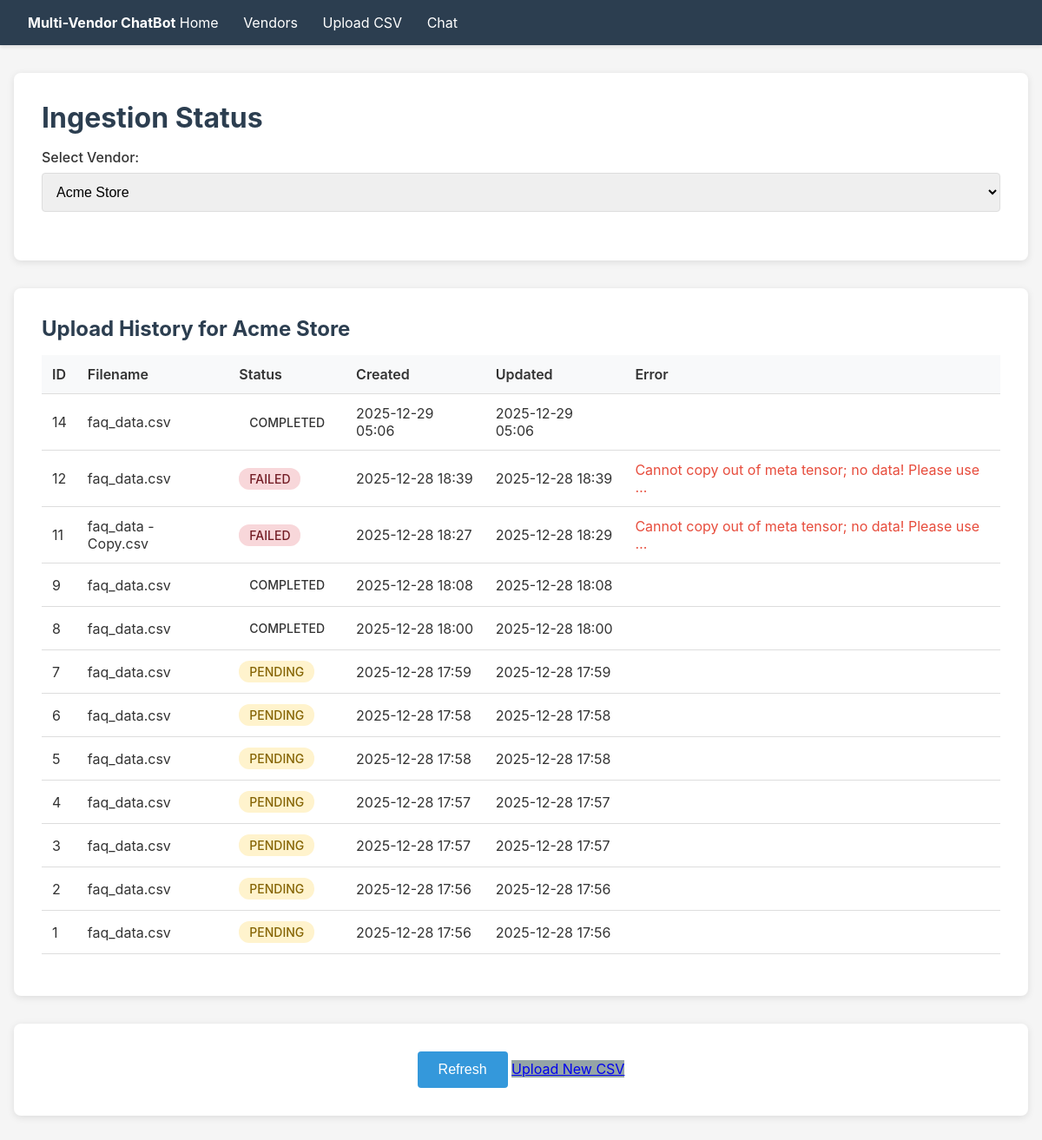
/ingestion/?vendor_id=1, run on the app's committed database.
### django_backend/vendor_faqs/models.py (models this page shows, shortened)
class Vendor(models.Model):
    name = models.CharField(max_length=200)
    slug = models.SlugField(max_length=200, unique=True)

class VendorCSVUpload(models.Model):
    STATUS_PENDING = 'pending'
    STATUS_PROCESSING = 'processing'
    STATUS_COMPLETED = 'completed'
    STATUS_FAILED = 'failed'
    STATUS_CHOICES = [
        (STATUS_PENDING, 'Pending'),
        (STATUS_PROCESSING, 'Processing'),
        (STATUS_COMPLETED, 'Completed'),
        (STATUS_FAILED, 'Failed'),
    ]
    vendor = models.ForeignKey(Vendor, on_delete=models.CASCADE, related_name='uploads')
    file = models.FileField(upload_to='vendor_uploads/%Y/%m/')
    filename = models.CharField(max_length=512, blank=True)
    status = models.CharField(max_length=32, choices=STATUS_CHOICES, default=STATUS_PENDING)
    created_at = models.DateTimeField(auto_now_add=True)
    updated_at = models.DateTimeField(auto_now=True)
    error_message = models.TextField(blank=True)

### django_backend/vendor_faqs/views.py (the view)
# urls.py: path('ingestion/', views.ingestion_status_view, name='ingestion_status_view'),
def ingestion_status_view(request):
    selected_vendor_id = request.GET.get('vendor_id')
    vendors = Vendor.objects.all()
    uploads = []
    selected_vendor = None
    if selected_vendor_id:
        selected_vendor = get_object_or_404(Vendor, pk=selected_vendor_id)
        uploads = selected_vendor.uploads.order_by('-created_at')
    return render(request, 'ingestion_status.html', {
        'vendors': vendors,
        'selected_vendor_id': int(selected_vendor_id) if selected_vendor_id else None,
        'selected_vendor': selected_vendor,
        'uploads': uploads,
    })

### django_backend/vendor_faqs/templates/ingestion_status.html (shortened to what this page needs)
{% extends "base.html" %}
{% block content %}
<div class="card">
    <h1>Ingestion Status</h1>
    <div class="form-group">
        <label for="vendor_id">Select Vendor:</label>
        <select id="vendor_id" onchange="selectVendor()">
            {% for vendor in vendors %}
                <option value="{{ vendor.id }}" {% if selected_vendor_id == vendor.id %}selected{% endif %}>
                    {{ vendor.name }}
                </option>
            {% endfor %}
        </select>
    </div>
</div>
{% if selected_vendor %}
<div class="card">
    <h2>Upload History for {{ selected_vendor.name }}</h2>
    {% if uploads %}
        <table>
            <thead>
                <tr>
                    <th>ID</th>
                    <th>Filename</th>
                    <th>Status</th>
                    <th>Created</th>
                    <th>Updated</th>
                    <th>Error</th>
                </tr>
            </thead>
            <tbody>
                {% for upload in uploads %}
                <tr>
                    <td>{{ upload.id }}</td>
                    <td>{{ upload.filename }}</td>
                    <td>
                        <span class="badge badge-{{ upload.status }}">{{ upload.status|upper }}</span>
                    </td>
                    <td>{{ upload.created_at|date:"Y-m-d H:i" }}</td>
                    <td>{{ upload.updated_at|date:"Y-m-d H:i" }}</td>
                    <td>
                        {% if upload.error_message %}
                            <span style="color: #e74c3c;">{{ upload.error_message|truncatewords:10 }}</span>
                        {% endif %}
                    </td>
                </tr>
                {% endfor %}
            </tbody>
        </table>
    {% else %}
        <p>No uploads for this vendor yet. <a href="/upload/?vendor_id={{ selected_vendor.id }}">Upload a CSV</a></p>
    {% endif %}
</div>
<div class="card" style="text-align: center;">
    <button onclick="location.reload()">Refresh</button>
    <a href="/upload/?vendor_id={{ selected_vendor.id }}" class="btn-secondary">Upload New CSV</a>
</div>
{% else %}
<div class="card">
    <p>Select a vendor above to view ingestion status.</p>
</div>
{% endif %}
{% endblock %}

### django_backend/vendor_faqs/templates/base.html (shortened to what this page needs)
<!DOCTYPE html>
<html lang="en">
<head>
</head>
<body>
    <nav>
        <strong>Multi-Vendor ChatBot</strong>
        <a href="/">Home</a>
        <a href="/vendors/">Vendors</a>
        <a href="/upload/">Upload CSV</a>
        <a href="/chat/">Chat</a>
    </nav>
    <div class="container">
        {% block content %}{% endblock %}
    </div>
</body>
</html>

### django_backend/vendor_faqs/templates/base.html (style rules this page uses)
* { margin: 0; padding: 0; box-sizing: border-box; }
body { font-family: -apple-system, BlinkMacSystemFont, 'Segoe UI', Roboto, 'Helvetica Neue', Arial, sans-serif; background: #f5f5f5; color: #333; }
nav { background: #2c3e50; color: white; padding: 1rem 2rem; box-shadow: 0 2px 4px rgba(0,0,0,0.1); }
nav a { color: white; text-decoration: none; margin-right: 1.5rem; }
.container { max-width: 1200px; margin: 2rem auto; padding: 0 1rem; }
h1, h2 { margin-bottom: 1rem; color: #2c3e50; }
.card { background: white; border-radius: 8px; padding: 2rem; margin-bottom: 2rem; box-shadow: 0 2px 8px rgba(0,0,0,0.1); }
.form-group { margin-bottom: 1.5rem; }
label { display: block; margin-bottom: 0.5rem; font-weight: 500; }
input[type="text"], input[type="number"], input[type="file"], select { width: 100%; padding: 0.75rem; border: 1px solid #ddd; border-radius: 4px; font-size: 1rem; }
button { background: #3498db; color: white; padding: 0.75rem 1.5rem; border: none; border-radius: 4px; cursor: pointer; font-size: 1rem; }
.btn-secondary { background: #95a5a6; }
table { width: 100%; border-collapse: collapse; margin-bottom: 1rem; }
table th, table td { padding: 0.75rem; text-align: left; border-bottom: 1px solid #ddd; }
table th { background: #f8f9fa; font-weight: 600; }
.badge { display: inline-block; padding: 0.25rem 0.75rem; border-radius: 12px; font-size: 0.875rem; font-weight: 500; }
.badge-pending { background: #fff3cd; color: #856404; }
.badge-failed { background: #f8d7da; color: #721c24; }

### data on the page
Vendor: name "Acme Store"
VendorCSVUpload: id "14", filename "faq_data.csv", status "COMPLETED", created_at "2025-12-29 05:06", updated_at "2025-12-29 05:06"
VendorCSVUpload: id "12", filename "faq_data.csv", status "FAILED", created_at "2025-12-28 18:39", updated_at "2025-12-28 18:39", error_message "Cannot copy out of meta tensor; no data! Please use …"
VendorCSVUpload: id "11", filename "faq_data - Copy.csv", status "FAILED", created_at "2025-12-28 18:27", updated_at "2025-12-28 18:29", error_message "Cannot copy out of meta tensor; no data! Please use …"
VendorCSVUpload: id "9", filename "faq_data.csv", status "COMPLETED", created_at "2025-12-28 18:08", updated_at "2025-12-28 18:08"
VendorCSVUpload: id "8", filename "faq_data.csv", status "COMPLETED", created_at "2025-12-28 18:00", updated_at "2025-12-28 18:00"
VendorCSVUpload: id "7", filename "faq_data.csv", status "PENDING", created_at "2025-12-28 17:59", updated_at "2025-12-28 17:59"
VendorCSVUpload: id "6", filename "faq_data.csv", status "PENDING", created_at "2025-12-28 17:58", updated_at "2025-12-28 17:58"
VendorCSVUpload: id "5", filename "faq_data.csv", status "PENDING", created_at "2025-12-28 17:58", updated_at "2025-12-28 17:58"
VendorCSVUpload: id "4", filename "faq_data.csv", status "PENDING", created_at "2025-12-28 17:57", updated_at "2025-12-28 17:57"
VendorCSVUpload: id "3", filename "faq_data.csv", status "PENDING", created_at "2025-12-28 17:57", updated_at "2025-12-28 17:57"
VendorCSVUpload: id "2", filename "faq_data.csv", status "PENDING", created_at "2025-12-28 17:56", updated_at "2025-12-28 17:56"
VendorCSVUpload: id "1", filename "faq_data.csv", status "PENDING", created_at "2025-12-28 17:56", updated_at "2025-12-28 17:56"

### other printed values
form field value "Acme Store"
